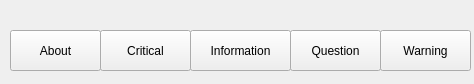
<?xml version="1.0" encoding="UTF-8"?>
<ui version="4.0">
 <class>Form</class>
 <widget class="QWidget" name="Form">
  <property name="geometry">
   <rect>
    <x>0</x>
    <y>0</y>
    <width>474</width>
    <height>84</height>
   </rect>
  </property>
  <property name="windowTitle">
   <string>Demo Metode QMessageBox</string>
  </property>
  <widget class="QPushButton" name="aboutButton">
   <property name="geometry">
    <rect>
     <x>10</x>
     <y>30</y>
     <width>91</width>
     <height>41</height>
    </rect>
   </property>
   <property name="text">
    <string>About</string>
   </property>
  </widget>
  <widget class="QPushButton" name="criticalButton">
   <property name="geometry">
    <rect>
     <x>100</x>
     <y>30</y>
     <width>91</width>
     <height>41</height>
    </rect>
   </property>
   <property name="text">
    <string>Critical</string>
   </property>
  </widget>
  <widget class="QPushButton" name="informationButton">
   <property name="geometry">
    <rect>
     <x>190</x>
     <y>30</y>
     <width>101</width>
     <height>41</height>
    </rect>
   </property>
   <property name="text">
    <string>Information</string>
   </property>
  </widget>
  <widget class="QPushButton" name="questionButton">
   <property name="geometry">
    <rect>
     <x>290</x>
     <y>30</y>
     <width>91</width>
     <height>41</height>
    </rect>
   </property>
   <property name="text">
    <string>Question</string>
   </property>
  </widget>
  <widget class="QPushButton" name="warningButton">
   <property name="geometry">
    <rect>
     <x>380</x>
     <y>30</y>
     <width>91</width>
     <height>41</height>
    </rect>
   </property>
   <property name="text">
    <string>Warning</string>
   </property>
  </widget>
 </widget>
 <resources/>
 <connections/>
</ui>
